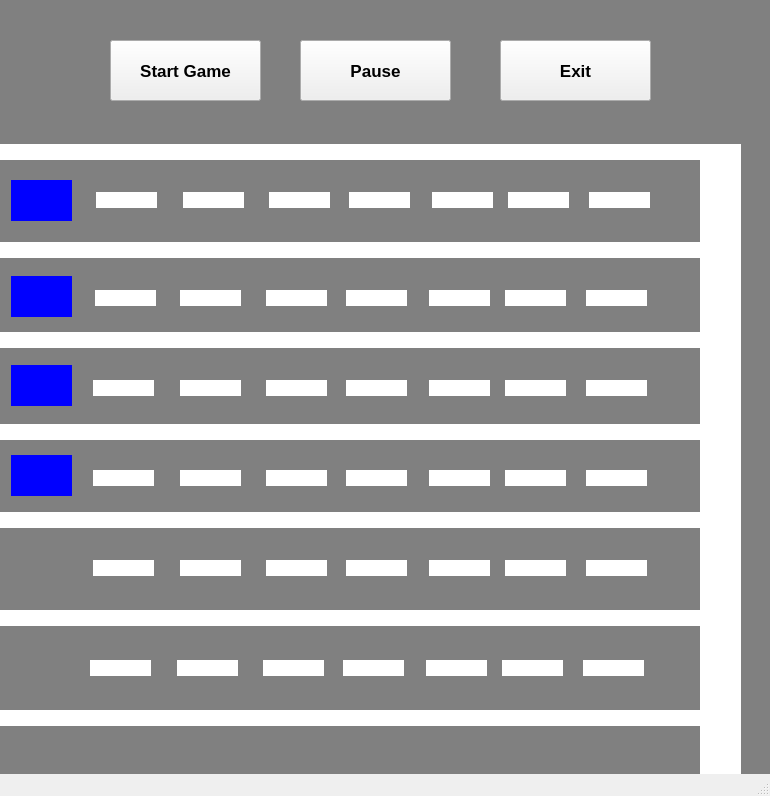
<?xml version="1.0" encoding="UTF-8"?>
<ui version="4.0">
 <class>RacingGame</class>
 <widget class="QMainWindow" name="RacingGame">
  <property name="geometry">
   <rect>
    <x>0</x>
    <y>0</y>
    <width>770</width>
    <height>796</height>
   </rect>
  </property>
  <property name="windowTitle">
   <string>RacingGame</string>
  </property>
  <property name="styleSheet">
   <string notr="true">backgorund-color:grey;</string>
  </property>
  <widget class="QWidget" name="centralwidget">
   <widget class="QLabel" name="label">
    <property name="geometry">
     <rect>
      <x>0</x>
      <y>0</y>
      <width>800</width>
      <height>871</height>
     </rect>
    </property>
    <property name="styleSheet">
     <string notr="true">background-color:grey;</string>
    </property>
    <property name="text">
     <string/>
    </property>
   </widget>
   <widget class="QLabel" name="label_56">
    <property name="geometry">
     <rect>
      <x>180</x>
      <y>560</y>
      <width>61</width>
      <height>16</height>
     </rect>
    </property>
    <property name="styleSheet">
     <string notr="true">background-color:white;</string>
    </property>
    <property name="text">
     <string/>
    </property>
   </widget>
   <widget class="QLabel" name="label_58">
    <property name="geometry">
     <rect>
      <x>505</x>
      <y>380</y>
      <width>61</width>
      <height>16</height>
     </rect>
    </property>
    <property name="styleSheet">
     <string notr="true">background-color:white;</string>
    </property>
    <property name="text">
     <string/>
    </property>
   </widget>
   <widget class="QLabel" name="label_68">
    <property name="geometry">
     <rect>
      <x>429</x>
      <y>560</y>
      <width>61</width>
      <height>16</height>
     </rect>
    </property>
    <property name="styleSheet">
     <string notr="true">background-color:white;</string>
    </property>
    <property name="text">
     <string/>
    </property>
   </widget>
   <widget class="QLabel" name="label_64">
    <property name="geometry">
     <rect>
      <x>93</x>
      <y>470</y>
      <width>61</width>
      <height>16</height>
     </rect>
    </property>
    <property name="styleSheet">
     <string notr="true">background-color:white;</string>
    </property>
    <property name="text">
     <string/>
    </property>
   </widget>
   <widget class="QLabel" name="label_57">
    <property name="geometry">
     <rect>
      <x>346</x>
      <y>470</y>
      <width>61</width>
      <height>16</height>
     </rect>
    </property>
    <property name="styleSheet">
     <string notr="true">background-color:white;</string>
    </property>
    <property name="text">
     <string/>
    </property>
   </widget>
   <widget class="QLabel" name="label_65">
    <property name="geometry">
     <rect>
      <x>346</x>
      <y>290</y>
      <width>61</width>
      <height>16</height>
     </rect>
    </property>
    <property name="styleSheet">
     <string notr="true">background-color:white;</string>
    </property>
    <property name="text">
     <string/>
    </property>
   </widget>
   <widget class="QLabel" name="label_42">
    <property name="geometry">
     <rect>
      <x>505</x>
      <y>470</y>
      <width>61</width>
      <height>16</height>
     </rect>
    </property>
    <property name="styleSheet">
     <string notr="true">background-color:white;</string>
    </property>
    <property name="text">
     <string/>
    </property>
   </widget>
   <widget class="QLabel" name="label_77">
    <property name="geometry">
     <rect>
      <x>0</x>
      <y>144</y>
      <width>741</width>
      <height>16</height>
     </rect>
    </property>
    <property name="styleSheet">
     <string notr="true">background-color:white;</string>
    </property>
    <property name="text">
     <string/>
    </property>
   </widget>
   <widget class="QLabel" name="label_53">
    <property name="geometry">
     <rect>
      <x>183</x>
      <y>192</y>
      <width>61</width>
      <height>16</height>
     </rect>
    </property>
    <property name="styleSheet">
     <string notr="true">background-color:white;</string>
    </property>
    <property name="text">
     <string/>
    </property>
   </widget>
   <widget class="QLabel" name="label_66">
    <property name="geometry">
     <rect>
      <x>266</x>
      <y>470</y>
      <width>61</width>
      <height>16</height>
     </rect>
    </property>
    <property name="styleSheet">
     <string notr="true">background-color:white;</string>
    </property>
    <property name="text">
     <string/>
    </property>
   </widget>
   <widget class="QLabel" name="label_45">
    <property name="geometry">
     <rect>
      <x>266</x>
      <y>290</y>
      <width>61</width>
      <height>16</height>
     </rect>
    </property>
    <property name="styleSheet">
     <string notr="true">background-color:white;</string>
    </property>
    <property name="text">
     <string/>
    </property>
   </widget>
   <widget class="QLabel" name="label_43">
    <property name="geometry">
     <rect>
      <x>505</x>
      <y>560</y>
      <width>61</width>
      <height>16</height>
     </rect>
    </property>
    <property name="styleSheet">
     <string notr="true">background-color:white;</string>
    </property>
    <property name="text">
     <string/>
    </property>
   </widget>
   <widget class="QLabel" name="label_82">
    <property name="geometry">
     <rect>
      <x>-11</x>
      <y>610</y>
      <width>741</width>
      <height>16</height>
     </rect>
    </property>
    <property name="styleSheet">
     <string notr="true">background-color:white;</string>
    </property>
    <property name="text">
     <string/>
    </property>
   </widget>
   <widget class="QLabel" name="label_60">
    <property name="geometry">
     <rect>
      <x>432</x>
      <y>192</y>
      <width>61</width>
      <height>16</height>
     </rect>
    </property>
    <property name="styleSheet">
     <string notr="true">background-color:white;</string>
    </property>
    <property name="text">
     <string/>
    </property>
   </widget>
   <widget class="QLabel" name="label_49">
    <property name="geometry">
     <rect>
      <x>93</x>
      <y>380</y>
      <width>61</width>
      <height>16</height>
     </rect>
    </property>
    <property name="styleSheet">
     <string notr="true">background-color:white;</string>
    </property>
    <property name="text">
     <string/>
    </property>
   </widget>
   <widget class="QLabel" name="label_47">
    <property name="geometry">
     <rect>
      <x>180</x>
      <y>290</y>
      <width>61</width>
      <height>16</height>
     </rect>
    </property>
    <property name="styleSheet">
     <string notr="true">background-color:white;</string>
    </property>
    <property name="text">
     <string/>
    </property>
   </widget>
   <widget class="QLabel" name="label_76">
    <property name="geometry">
     <rect>
      <x>589</x>
      <y>192</y>
      <width>61</width>
      <height>16</height>
     </rect>
    </property>
    <property name="styleSheet">
     <string notr="true">background-color:white;</string>
    </property>
    <property name="text">
     <string/>
    </property>
   </widget>
   <widget class="QLabel" name="label_73">
    <property name="geometry">
     <rect>
      <x>586</x>
      <y>290</y>
      <width>61</width>
      <height>16</height>
     </rect>
    </property>
    <property name="styleSheet">
     <string notr="true">background-color:white;</string>
    </property>
    <property name="text">
     <string/>
    </property>
   </widget>
   <widget class="QLabel" name="label_69">
    <property name="geometry">
     <rect>
      <x>93</x>
      <y>560</y>
      <width>61</width>
      <height>16</height>
     </rect>
    </property>
    <property name="styleSheet">
     <string notr="true">background-color:white;</string>
    </property>
    <property name="text">
     <string/>
    </property>
   </widget>
   <widget class="QLabel" name="label_51">
    <property name="geometry">
     <rect>
      <x>346</x>
      <y>560</y>
      <width>61</width>
      <height>16</height>
     </rect>
    </property>
    <property name="styleSheet">
     <string notr="true">background-color:white;</string>
    </property>
    <property name="text">
     <string/>
    </property>
   </widget>
   <widget class="QLabel" name="label_75">
    <property name="geometry">
     <rect>
      <x>346</x>
      <y>380</y>
      <width>61</width>
      <height>16</height>
     </rect>
    </property>
    <property name="styleSheet">
     <string notr="true">background-color:white;</string>
    </property>
    <property name="text">
     <string/>
    </property>
   </widget>
   <widget class="QLabel" name="label_78">
    <property name="geometry">
     <rect>
      <x>0</x>
      <y>242</y>
      <width>741</width>
      <height>16</height>
     </rect>
    </property>
    <property name="styleSheet">
     <string notr="true">background-color:white;</string>
    </property>
    <property name="text">
     <string/>
    </property>
   </widget>
   <widget class="QLabel" name="label_63">
    <property name="geometry">
     <rect>
      <x>266</x>
      <y>560</y>
      <width>61</width>
      <height>16</height>
     </rect>
    </property>
    <property name="styleSheet">
     <string notr="true">background-color:white;</string>
    </property>
    <property name="text">
     <string/>
    </property>
   </widget>
   <widget class="QLabel" name="label_67">
    <property name="geometry">
     <rect>
      <x>586</x>
      <y>470</y>
      <width>61</width>
      <height>16</height>
     </rect>
    </property>
    <property name="styleSheet">
     <string notr="true">background-color:white;</string>
    </property>
    <property name="text">
     <string/>
    </property>
   </widget>
   <widget class="QLabel" name="label_71">
    <property name="geometry">
     <rect>
      <x>429</x>
      <y>470</y>
      <width>61</width>
      <height>16</height>
     </rect>
    </property>
    <property name="styleSheet">
     <string notr="true">background-color:white;</string>
    </property>
    <property name="text">
     <string/>
    </property>
   </widget>
   <widget class="QLabel" name="label_59">
    <property name="geometry">
     <rect>
      <x>586</x>
      <y>560</y>
      <width>61</width>
      <height>16</height>
     </rect>
    </property>
    <property name="styleSheet">
     <string notr="true">background-color:white;</string>
    </property>
    <property name="text">
     <string/>
    </property>
   </widget>
   <widget class="QLabel" name="label_81">
    <property name="geometry">
     <rect>
      <x>-21</x>
      <y>512</y>
      <width>741</width>
      <height>16</height>
     </rect>
    </property>
    <property name="styleSheet">
     <string notr="true">background-color:white;</string>
    </property>
    <property name="text">
     <string/>
    </property>
   </widget>
   <widget class="QLabel" name="label_50">
    <property name="geometry">
     <rect>
      <x>269</x>
      <y>192</y>
      <width>61</width>
      <height>16</height>
     </rect>
    </property>
    <property name="styleSheet">
     <string notr="true">background-color:white;</string>
    </property>
    <property name="text">
     <string/>
    </property>
   </widget>
   <widget class="QLabel" name="label_72">
    <property name="geometry">
     <rect>
      <x>508</x>
      <y>192</y>
      <width>61</width>
      <height>16</height>
     </rect>
    </property>
    <property name="styleSheet">
     <string notr="true">background-color:white;</string>
    </property>
    <property name="text">
     <string/>
    </property>
   </widget>
   <widget class="QLabel" name="label_48">
    <property name="geometry">
     <rect>
      <x>429</x>
      <y>290</y>
      <width>61</width>
      <height>16</height>
     </rect>
    </property>
    <property name="styleSheet">
     <string notr="true">background-color:white;</string>
    </property>
    <property name="text">
     <string/>
    </property>
   </widget>
   <widget class="QLabel" name="label_44">
    <property name="geometry">
     <rect>
      <x>505</x>
      <y>290</y>
      <width>61</width>
      <height>16</height>
     </rect>
    </property>
    <property name="styleSheet">
     <string notr="true">background-color:white;</string>
    </property>
    <property name="text">
     <string/>
    </property>
   </widget>
   <widget class="QLabel" name="label_80">
    <property name="geometry">
     <rect>
      <x>-21</x>
      <y>424</y>
      <width>741</width>
      <height>16</height>
     </rect>
    </property>
    <property name="styleSheet">
     <string notr="true">background-color:white;</string>
    </property>
    <property name="text">
     <string/>
    </property>
   </widget>
   <widget class="QLabel" name="label_74">
    <property name="geometry">
     <rect>
      <x>96</x>
      <y>192</y>
      <width>61</width>
      <height>16</height>
     </rect>
    </property>
    <property name="styleSheet">
     <string notr="true">background-color:white;</string>
    </property>
    <property name="text">
     <string/>
    </property>
   </widget>
   <widget class="QLabel" name="label_54">
    <property name="geometry">
     <rect>
      <x>349</x>
      <y>192</y>
      <width>61</width>
      <height>16</height>
     </rect>
    </property>
    <property name="styleSheet">
     <string notr="true">background-color:white;</string>
    </property>
    <property name="text">
     <string/>
    </property>
   </widget>
   <widget class="QLabel" name="label_52">
    <property name="geometry">
     <rect>
      <x>180</x>
      <y>470</y>
      <width>61</width>
      <height>16</height>
     </rect>
    </property>
    <property name="styleSheet">
     <string notr="true">background-color:white;</string>
    </property>
    <property name="text">
     <string/>
    </property>
   </widget>
   <widget class="QLabel" name="label_62">
    <property name="geometry">
     <rect>
      <x>586</x>
      <y>380</y>
      <width>61</width>
      <height>16</height>
     </rect>
    </property>
    <property name="styleSheet">
     <string notr="true">background-color:white;</string>
    </property>
    <property name="text">
     <string/>
    </property>
   </widget>
   <widget class="QLabel" name="label_79">
    <property name="geometry">
     <rect>
      <x>-1</x>
      <y>332</y>
      <width>741</width>
      <height>16</height>
     </rect>
    </property>
    <property name="styleSheet">
     <string notr="true">background-color:white;</string>
    </property>
    <property name="text">
     <string/>
    </property>
   </widget>
   <widget class="QLabel" name="label_61">
    <property name="geometry">
     <rect>
      <x>266</x>
      <y>380</y>
      <width>61</width>
      <height>16</height>
     </rect>
    </property>
    <property name="styleSheet">
     <string notr="true">background-color:white;</string>
    </property>
    <property name="text">
     <string/>
    </property>
   </widget>
   <widget class="QLabel" name="label_55">
    <property name="geometry">
     <rect>
      <x>429</x>
      <y>380</y>
      <width>61</width>
      <height>16</height>
     </rect>
    </property>
    <property name="styleSheet">
     <string notr="true">background-color:white;</string>
    </property>
    <property name="text">
     <string/>
    </property>
   </widget>
   <widget class="QLabel" name="finishline">
    <property name="geometry">
     <rect>
      <x>700</x>
      <y>144</y>
      <width>41</width>
      <height>651</height>
     </rect>
    </property>
    <property name="styleSheet">
     <string notr="true">background-color:white;</string>
    </property>
    <property name="text">
     <string/>
    </property>
   </widget>
   <widget class="QLabel" name="label_46">
    <property name="geometry">
     <rect>
      <x>180</x>
      <y>380</y>
      <width>61</width>
      <height>16</height>
     </rect>
    </property>
    <property name="styleSheet">
     <string notr="true">background-color:white;</string>
    </property>
    <property name="text">
     <string/>
    </property>
   </widget>
   <widget class="QLabel" name="label_70">
    <property name="geometry">
     <rect>
      <x>95</x>
      <y>290</y>
      <width>61</width>
      <height>16</height>
     </rect>
    </property>
    <property name="styleSheet">
     <string notr="true">background-color:white;</string>
    </property>
    <property name="text">
     <string/>
    </property>
   </widget>
   <widget class="QLabel" name="label_84">
    <property name="geometry">
     <rect>
      <x>263</x>
      <y>660</y>
      <width>61</width>
      <height>16</height>
     </rect>
    </property>
    <property name="styleSheet">
     <string notr="true">background-color:white;</string>
    </property>
    <property name="text">
     <string/>
    </property>
   </widget>
   <widget class="QLabel" name="label_85">
    <property name="geometry">
     <rect>
      <x>583</x>
      <y>660</y>
      <width>61</width>
      <height>16</height>
     </rect>
    </property>
    <property name="styleSheet">
     <string notr="true">background-color:white;</string>
    </property>
    <property name="text">
     <string/>
    </property>
   </widget>
   <widget class="QLabel" name="label_86">
    <property name="geometry">
     <rect>
      <x>426</x>
      <y>660</y>
      <width>61</width>
      <height>16</height>
     </rect>
    </property>
    <property name="styleSheet">
     <string notr="true">background-color:white;</string>
    </property>
    <property name="text">
     <string/>
    </property>
   </widget>
   <widget class="QLabel" name="label_87">
    <property name="geometry">
     <rect>
      <x>177</x>
      <y>660</y>
      <width>61</width>
      <height>16</height>
     </rect>
    </property>
    <property name="styleSheet">
     <string notr="true">background-color:white;</string>
    </property>
    <property name="text">
     <string/>
    </property>
   </widget>
   <widget class="QLabel" name="label_88">
    <property name="geometry">
     <rect>
      <x>502</x>
      <y>660</y>
      <width>61</width>
      <height>16</height>
     </rect>
    </property>
    <property name="styleSheet">
     <string notr="true">background-color:white;</string>
    </property>
    <property name="text">
     <string/>
    </property>
   </widget>
   <widget class="QLabel" name="label_89">
    <property name="geometry">
     <rect>
      <x>343</x>
      <y>660</y>
      <width>61</width>
      <height>16</height>
     </rect>
    </property>
    <property name="styleSheet">
     <string notr="true">background-color:white;</string>
    </property>
    <property name="text">
     <string/>
    </property>
   </widget>
   <widget class="QLabel" name="label_90">
    <property name="geometry">
     <rect>
      <x>90</x>
      <y>660</y>
      <width>61</width>
      <height>16</height>
     </rect>
    </property>
    <property name="styleSheet">
     <string notr="true">background-color:white;</string>
    </property>
    <property name="text">
     <string/>
    </property>
   </widget>
   <widget class="QPushButton" name="startbtn">
    <property name="geometry">
     <rect>
      <x>110</x>
      <y>40</y>
      <width>151</width>
      <height>61</height>
     </rect>
    </property>
    <property name="font">
     <font>
      <pointsize>13</pointsize>
      <bold>true</bold>
     </font>
    </property>
    <property name="text">
     <string>Start Game</string>
    </property>
   </widget>
   <widget class="QPushButton" name="pausebtn">
    <property name="geometry">
     <rect>
      <x>300</x>
      <y>40</y>
      <width>151</width>
      <height>61</height>
     </rect>
    </property>
    <property name="font">
     <font>
      <pointsize>13</pointsize>
      <bold>true</bold>
     </font>
    </property>
    <property name="text">
     <string>Pause</string>
    </property>
   </widget>
   <widget class="QPushButton" name="exitbtn">
    <property name="geometry">
     <rect>
      <x>500</x>
      <y>40</y>
      <width>151</width>
      <height>61</height>
     </rect>
    </property>
    <property name="font">
     <font>
      <pointsize>13</pointsize>
      <bold>true</bold>
     </font>
    </property>
    <property name="text">
     <string>Exit</string>
    </property>
   </widget>
   <widget class="QLabel" name="label_91">
    <property name="geometry">
     <rect>
      <x>0</x>
      <y>710</y>
      <width>741</width>
      <height>16</height>
     </rect>
    </property>
    <property name="styleSheet">
     <string notr="true">background-color:white;</string>
    </property>
    <property name="text">
     <string/>
    </property>
   </widget>
   <widget class="QLabel" name="label_92">
    <property name="geometry">
     <rect>
      <x>620</x>
      <y>730</y>
      <width>61</width>
      <height>16</height>
     </rect>
    </property>
    <property name="styleSheet">
     <string notr="true">background-color:grey
;</string>
    </property>
    <property name="text">
     <string/>
    </property>
   </widget>
   <widget class="QLabel" name="car1">
    <property name="geometry">
     <rect>
      <x>11</x>
      <y>180</y>
      <width>61</width>
      <height>41</height>
     </rect>
    </property>
    <property name="styleSheet">
     <string notr="true">background-color:blue;</string>
    </property>
    <property name="text">
     <string/>
    </property>
   </widget>
   <widget class="QLabel" name="car2">
    <property name="geometry">
     <rect>
      <x>11</x>
      <y>276</y>
      <width>61</width>
      <height>41</height>
     </rect>
    </property>
    <property name="styleSheet">
     <string notr="true">background-color:blue;</string>
    </property>
    <property name="text">
     <string/>
    </property>
   </widget>
   <widget class="QLabel" name="car3">
    <property name="geometry">
     <rect>
      <x>11</x>
      <y>365</y>
      <width>61</width>
      <height>41</height>
     </rect>
    </property>
    <property name="styleSheet">
     <string notr="true">background-color:blue;</string>
    </property>
    <property name="text">
     <string/>
    </property>
   </widget>
   <widget class="QLabel" name="car4">
    <property name="geometry">
     <rect>
      <x>11</x>
      <y>455</y>
      <width>61</width>
      <height>41</height>
     </rect>
    </property>
    <property name="styleSheet">
     <string notr="true">background-color:blue;</string>
    </property>
    <property name="text">
     <string/>
    </property>
   </widget>
  </widget>
  <widget class="QMenuBar" name="menubar">
   <property name="geometry">
    <rect>
     <x>0</x>
     <y>0</y>
     <width>770</width>
     <height>22</height>
    </rect>
   </property>
  </widget>
  <widget class="QStatusBar" name="statusbar"/>
 </widget>
 <resources/>
 <connections/>
</ui>
